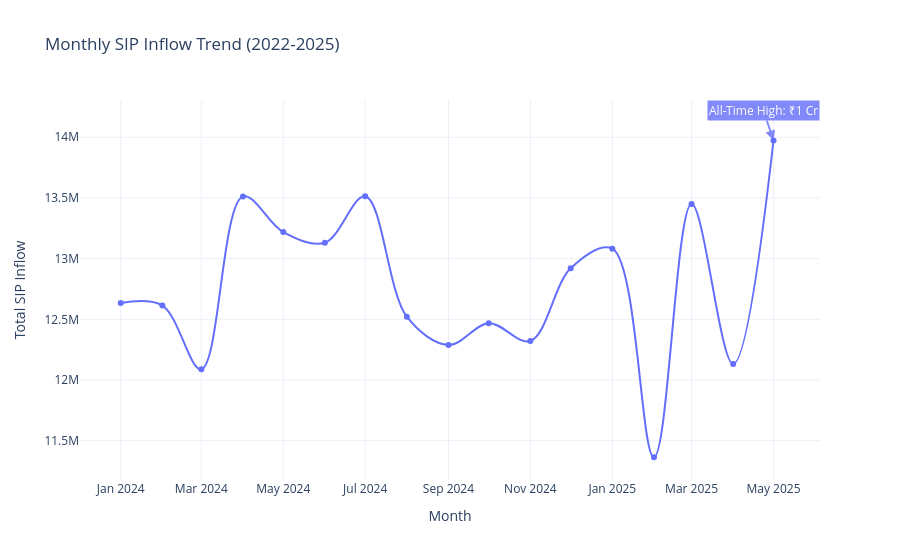

Write notebook code for a chart like this one.
### Code cell
# Cell 5: Task 3 - SIP Inflow Time-Series
import pandas as pd
import sqlite3
import plotly.express as px
from pathlib import Path

# Re-establish the database connection for today's session
db_path = Path('../data/db/bluestock_mf.db')
conn = sqlite3.connect(db_path)

# Query to get monthly SIP totals
query_sip = """
SELECT strftime('%Y-%m', transaction_date) as month, SUM(amount_inr) as total_inflow
FROM fact_transactions
WHERE transaction_type = 'SIP'
GROUP BY month
ORDER BY month
"""
df_sip = pd.read_sql(query_sip, conn)

# Create the interactive Plotly line chart
fig = px.line(df_sip, x='month', y='total_inflow', 
              title='Monthly SIP Inflow Trend (2022-2025)',
              markers=True,
              line_shape='spline') # Makes the line smooth

# Find the maximum value automatically for the annotation
max_row = df_sip.loc[df_sip['total_inflow'].idxmax()]

# Annotate the All-Time High as required by the rubric
fig.add_annotation(
    x=max_row['month'], 
    y=max_row['total_inflow'],
    text=f"All-Time High: ₹{max_row['total_inflow']/10000000:,.0f} Cr", 
    showarrow=True, 
    arrowhead=2,
    arrowsize=1,
    arrowwidth=2,
    arrowcolor="#636EFA",
    font=dict(size=12, color="white"),
    bgcolor="#636EFA",
    opacity=0.8
)

# Professional formatting
fig.update_layout(
    xaxis_title='Month', 
    yaxis_title='Total SIP Inflow', 
    template='plotly_white',
    hovermode='x unified'
)

# Render the chart
fig.show()

### Figure 1 — Plotly figure (JSON) as saved in the notebook; plotly's stock layout.template omitted (floating-point values rounded to 4 significant figures)
{"data": [{"hovertemplate": "month=%{x}<br>total_inflow=%{y}<extra></extra>", "legendgroup": "", "line": {"color": "#636efa", "dash": "solid", "shape": "spline"}, "marker": {"symbol": "circle"}, "mode": "lines+markers", "name": "", "orientation": "v", "showlegend": false, "type": "scatter", "x": ["2024-01", "2024-02", "2024-03", "2024-04", "2024-05", "2024-06", "2024-07", "2024-08", "2024-09", "2024-10", "2024-11", "2024-12", "2025-01", "2025-02", "2025-03", "2025-04", "2025-05"], "xaxis": "x", "y": [12635349, 12613376, 12088413, 13512385, 13218606, 13131150, 13513884, 12521433, 12288778, 12467875, 12321673, 12920130, 13082145, 11363922, 13449360, 12132001, 13973011], "yaxis": "y"}], "layout": {"annotations": [{"arrowcolor": "#636EFA", "arrowhead": 2, "arrowsize": 1, "arrowwidth": 2, "bgcolor": "#636EFA", "font": {"color": "white", "size": 12}, "opacity": 0.8, "showarrow": true, "text": "All-Time High: ₹1 Cr", "x": "2025-05", "y": 13973011}], "hovermode": "x unified", "legend": {"tracegroupgap": 0}, "title": {"text": "Monthly SIP Inflow Trend (2022-2025)"}, "xaxis": {"anchor": "y", "domain": [0, 1], "title": {"text": "Month"}}, "yaxis": {"anchor": "x", "domain": [0, 1], "title": {"text": "Total SIP Inflow"}}}}
